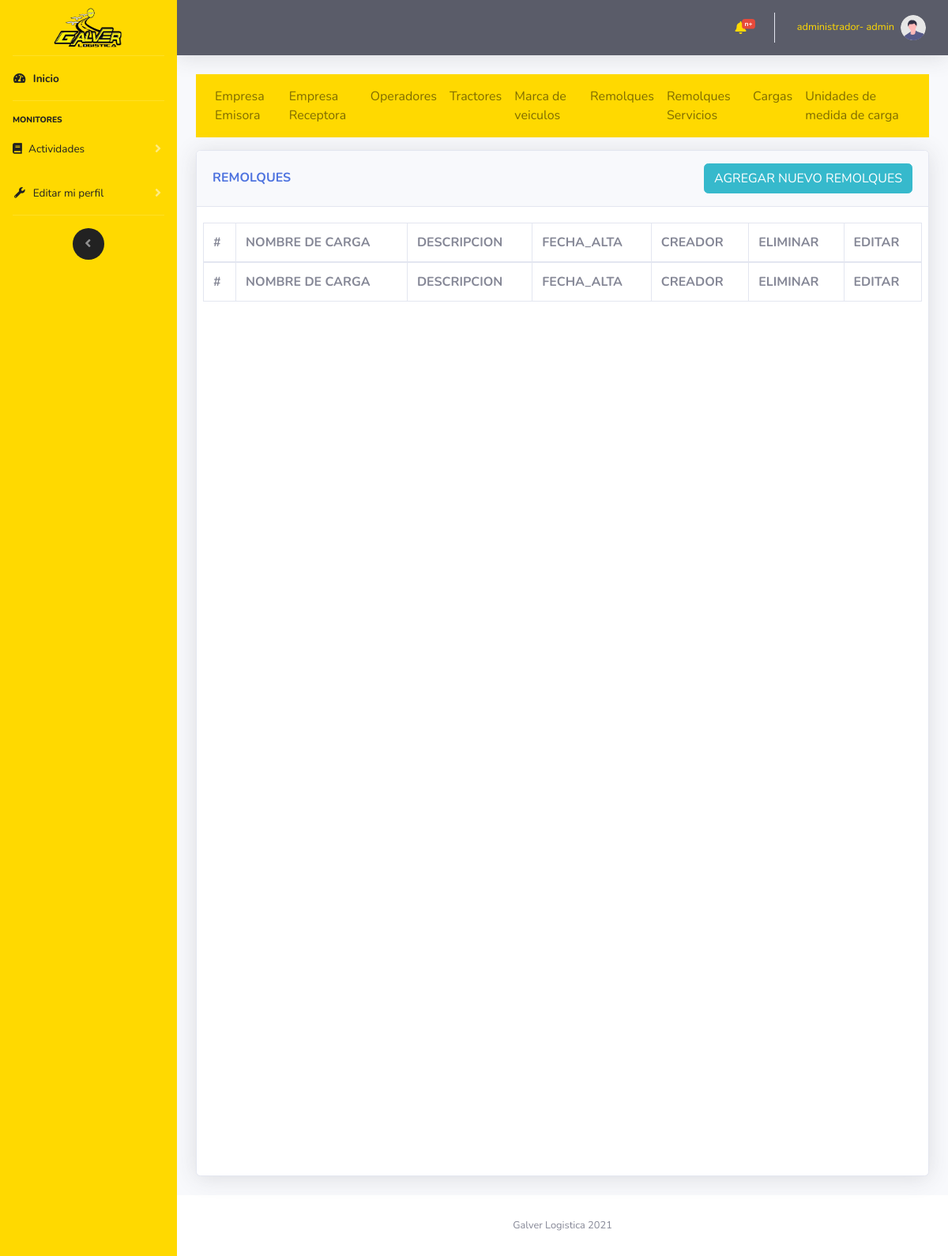
/vistas/remolques_servicios.php (signed in), run on an earlier commit of the app's database.
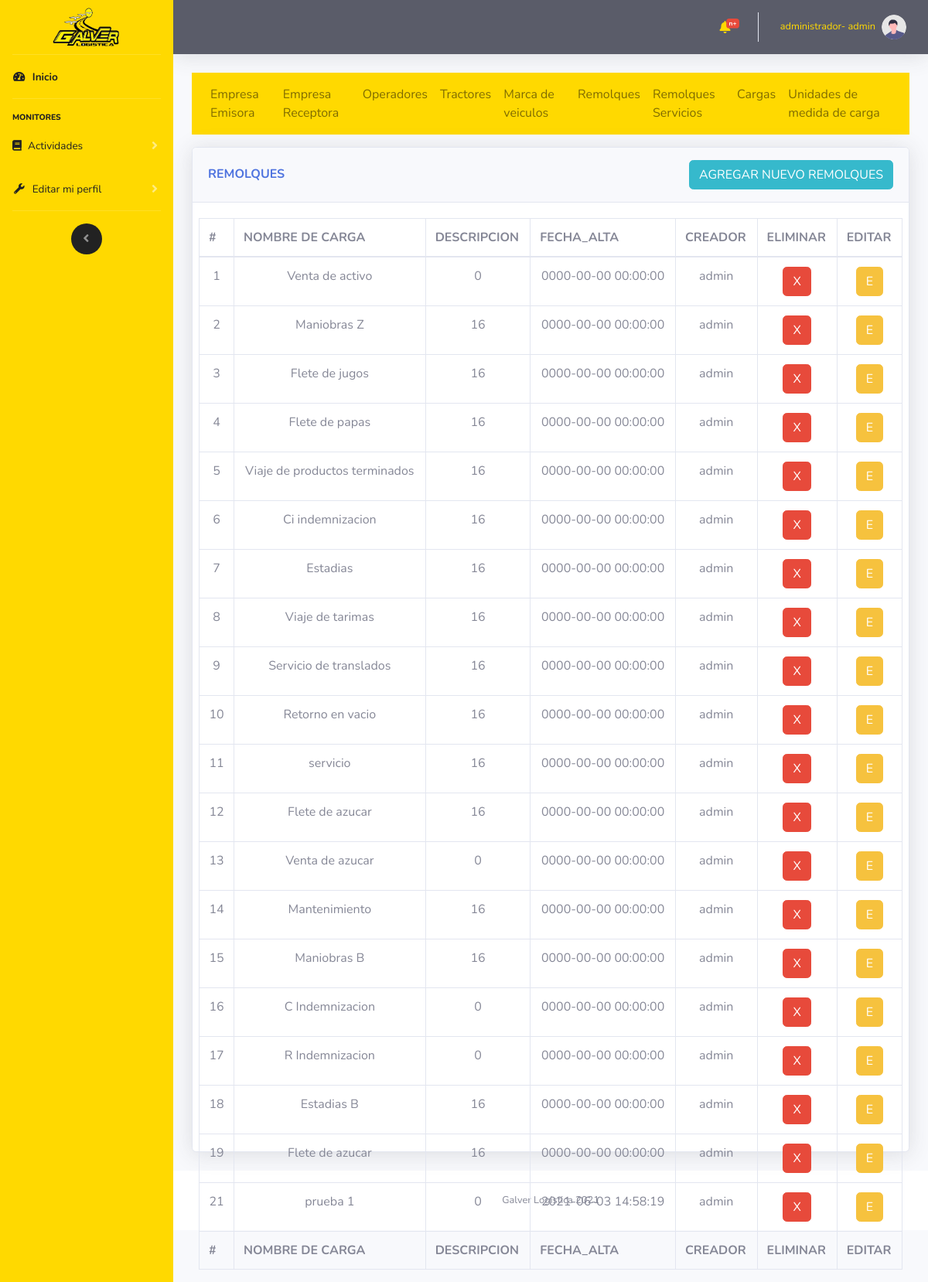
And on a later commit of the database.
### tables this page shows
CREATE TABLE `remolque_carga` (
  `remolqueCargaId` int(11) NOT NULL,
  `remolqueCargaServicio` varchar(500) NOT NULL,
  `remolqueCargaImpuesto` decimal(10,0) NOT NULL,
  `usuarioId` int(11) NOT NULL,
  `remolqueCargaFechaCreacion` datetime NOT NULL
);

CREATE TABLE `usuario` (
  `usuarioId` int(11) NOT NULL,
  `usuarioNombre` varchar(30) NOT NULL,
  `usuarioPassword` varchar(20) NOT NULL,
  `usuarioTipoId` int(11) NOT NULL,
  `usuarioCreacion` datetime NOT NULL
);

### controlador/modulos/selects.php (called while the page is built, shortened)
<?php
    function muestraRemolqueCarga($mysqli)
    {
        $result = $mysqli->query("SELECT * FROM `remolque_carga` INNER JOIN usuario ON usuario.usuarioId= remolque_carga.usuarioId");
        return $result;
    }
?>

### vistas/remolques_servicios.php (the view, shortened to what this page needs)
<?php
    include "../import/componentes/head.php";
    include "../import/componentes/navbarLateral.php";
    include "../import/componentes/navbarHorizontal.php";
?>
<?php
    include "../controlador/coneccion/config.php";
    include "../controlador/modulos/selects.php";
?>
<div class="container-fluid">
    <?php
        include "../import/componentes/nav1.php";
    ?>
    <div class="row">
            <div class="col-12">
                <div class="card shadow mb-4 card_hdv">
                    <div class="card-header py-3 d-flex flex-row align-items-center justify-content-between">
                        <h6 class="m-0 font-weight-bold text-primary">REMOLQUES</h6>
                        <button type="button" class="btn btn-info  d-none d-md-block" data-toggle="modal"
                            data-target="#INSERT">AGREGAR NUEVO REMOLQUES</button>
                    </div>
                    <div class="card-body">
                        <div class="chart-area ">
                            <div class="row">
                                <div class="table-responsive">
                                    <table class="table table-bordered" id="dataTable" width="100%" cellspacing="0">
                                        <thead>
                                            <tr>
                                                <th scope="col">#</th>
                                                <th scope="col">NOMBRE DE CARGA</th>
                                                <th scope="col">DESCRIPCION</th>
                                                <th scope="col">FECHA_ALTA</th>
                                                <th scope="col">CREADOR</th>
                                                <th scope="col">ELIMINAR</th>
                                                <th scope="col">EDITAR</th>
                                            </tr>
                                        </thead>
                                        <tfoot>
                                            <tr>
                                                <th scope="col">#</th>
                                                <th scope="col">NOMBRE DE CARGA</th>
                                                <th scope="col">DESCRIPCION</th>
                                                <th scope="col">FECHA_ALTA</th>
                                                <th scope="col">CREADOR</th>
                                                <th scope="col">ELIMINAR</th>
                                                <th scope="col">EDITAR</th>
                                            </tr>
                                        </tfoot>
                                        <tbody class="cardScroll text-center">
                                            <?php
                                        $datos=muestraRemolqueCarga($mysqli);
                                        while ($filas =$datos->fetch_assoc()) {
                                            echo
                                            "<tr>".
                                            "<td>".$filas["remolqueCargaId"]."</td>".
                                            "<td>".$filas["remolqueCargaServicio"]."</td>".
                                            "<td>".$filas["remolqueCargaImpuesto"]."</td>".
                                            "<td>".$filas["remolqueCargaFechaCreacion"]."</td>".
                                            "<td>".$filas["usuarioNombre"]."</td>".
                                            "<td><button type='button' class='btn btn-danger' onclick='eliminarRemolque(".$filas["remolqueCargaId"].")')>X</button></td>".
                                            "<td><button type='button' class='btn btn-warning' data-toggle='modal'
                                            data-target='#UPDATE' onclick='editarPaso1Id(".$filas["remolqueCargaId"].")'>E</button></td>".
                                            "</tr>";
                                        }
                                        ?>
                                        </tbody>
                                    </table>
                                </div>
                            </div>
                        </div>
                    </div>
                </div>
            </div>
    </div>
    <?php
        include "../import/componentes/footer.php";
        include "../import/componentes/js/main.php";
    ?>

What changed in the data, as far as the page shows it:
now on this page (row edited): remolque_carga: remolqueCargaId "1", remolqueCargaServicio "Venta de activo", remolqueCargaImpuesto "0", remolqueCargaFechaCreacion "0000-00-00 00:00:00", usuarioId.usuarioNombre "admin"
now on this page (row edited): remolque_carga: remolqueCargaId "2", remolqueCargaServicio "Maniobras Z", remolqueCargaImpuesto "16", remolqueCargaFechaCreacion "0000-00-00 00:00:00", usuarioId.usuarioNombre "admin"
now on this page (row edited): remolque_carga: remolqueCargaId "3", remolqueCargaServicio "Flete de jugos", remolqueCargaImpuesto "16", remolqueCargaFechaCreacion "0000-00-00 00:00:00", usuarioId.usuarioNombre "admin"
now on this page (row edited): remolque_carga: remolqueCargaId "4", remolqueCargaServicio "Flete de papas", remolqueCargaImpuesto "16", remolqueCargaFechaCreacion "0000-00-00 00:00:00", usuarioId.usuarioNombre "admin"
now on this page (row edited): remolque_carga: remolqueCargaId "5", remolqueCargaServicio "Viaje de productos terminados", remolqueCargaImpuesto "16", remolqueCargaFechaCreacion "0000-00-00 00:00:00", usuarioId.usuarioNombre "admin"
now on this page (row edited): remolque_carga: remolqueCargaId "6", remolqueCargaServicio "Ci indemnizacion", remolqueCargaImpuesto "16", remolqueCargaFechaCreacion "0000-00-00 00:00:00", usuarioId.usuarioNombre "admin"
now on this page (row edited): remolque_carga: remolqueCargaId "7", remolqueCargaServicio "Estadias", remolqueCargaImpuesto "16", remolqueCargaFechaCreacion "0000-00-00 00:00:00", usuarioId.usuarioNombre "admin"
now on this page (row edited): remolque_carga: remolqueCargaId "8", remolqueCargaServicio "Viaje de tarimas", remolqueCargaImpuesto "16", remolqueCargaFechaCreacion "0000-00-00 00:00:00", usuarioId.usuarioNombre "admin"
now on this page (row edited): remolque_carga: remolqueCargaId "9", remolqueCargaServicio "Servicio de translados", remolqueCargaImpuesto "16", remolqueCargaFechaCreacion "0000-00-00 00:00:00", usuarioId.usuarioNombre "admin"
now on this page (row edited): remolque_carga: remolqueCargaId "10", remolqueCargaServicio "Retorno en vacio", remolqueCargaImpuesto "16", remolqueCargaFechaCreacion "0000-00-00 00:00:00", usuarioId.usuarioNombre "admin"
now on this page (row edited): remolque_carga: remolqueCargaId "11", remolqueCargaServicio "servicio", remolqueCargaImpuesto "16", remolqueCargaFechaCreacion "0000-00-00 00:00:00", usuarioId.usuarioNombre "admin"
now on this page (row edited): remolque_carga: remolqueCargaId "12", remolqueCargaServicio "Flete de azucar", remolqueCargaImpuesto "16", remolqueCargaFechaCreacion "0000-00-00 00:00:00", usuarioId.usuarioNombre "admin"
now on this page (row edited): remolque_carga: remolqueCargaId "13", remolqueCargaServicio "Venta de azucar", remolqueCargaImpuesto "0", remolqueCargaFechaCreacion "0000-00-00 00:00:00", usuarioId.usuarioNombre "admin"
now on this page (row edited): remolque_carga: remolqueCargaId "14", remolqueCargaServicio "Mantenimiento", remolqueCargaImpuesto "16", remolqueCargaFechaCreacion "0000-00-00 00:00:00", usuarioId.usuarioNombre "admin"
now on this page (row edited): remolque_carga: remolqueCargaId "15", remolqueCargaServicio "Maniobras B", remolqueCargaImpuesto "16", remolqueCargaFechaCreacion "0000-00-00 00:00:00", usuarioId.usuarioNombre "admin"
now on this page (row edited): remolque_carga: remolqueCargaId "16", remolqueCargaServicio "C Indemnizacion", remolqueCargaImpuesto "0", remolqueCargaFechaCreacion "0000-00-00 00:00:00", usuarioId.usuarioNombre "admin"
now on this page (row edited): remolque_carga: remolqueCargaId "17", remolqueCargaServicio "R Indemnizacion", remolqueCargaImpuesto "0", remolqueCargaFechaCreacion "0000-00-00 00:00:00", usuarioId.usuarioNombre "admin"
now on this page (row edited): remolque_carga: remolqueCargaId "18", remolqueCargaServicio "Estadias B", remolqueCargaImpuesto "16", remolqueCargaFechaCreacion "0000-00-00 00:00:00", usuarioId.usuarioNombre "admin"
now on this page (row edited): remolque_carga: remolqueCargaId "19", remolqueCargaServicio "Flete de azucar", remolqueCargaImpuesto "16", remolqueCargaFechaCreacion "0000-00-00 00:00:00", usuarioId.usuarioNombre "admin"
added remolque_carga: remolqueCargaId "21", remolqueCargaServicio "prueba 1", remolqueCargaImpuesto "0", remolqueCargaFechaCreacion "2021-06-03 14:58:19", usuarioId.usuarioNombre "admin"
